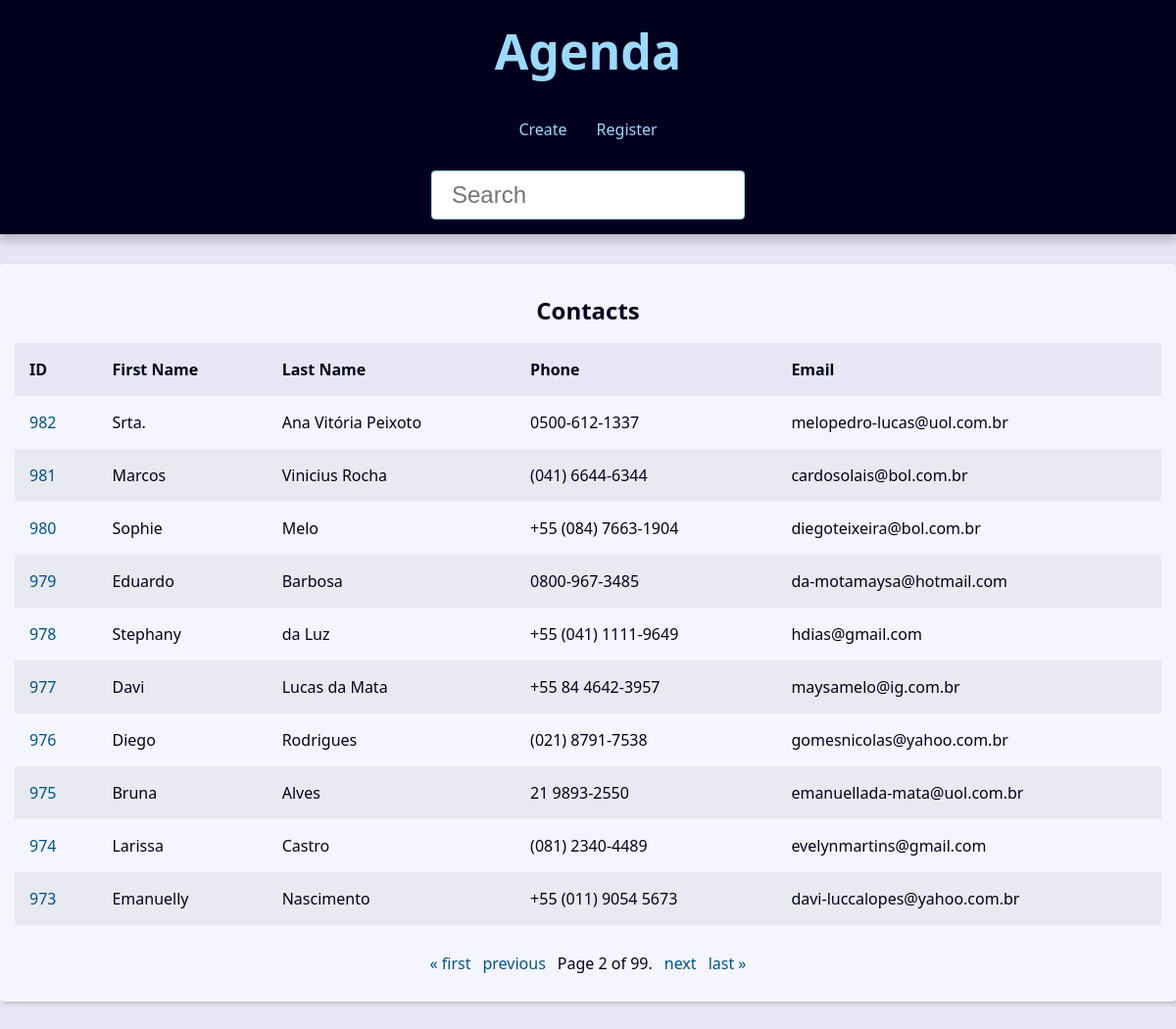
The page /?page=2&q= on the database its author committed.
### contact/models.py (models this page shows, shortened)
class contact(models.Model):
    first_name = models.CharField(max_length=20)
    last_name = models.CharField(max_length=20)
    phone = models.CharField(max_length=15,verbose_name='Telefone')
    email = models.EmailField(max_length=254, blank=True)
    created_date = models.DateTimeField(default=timezone.now)
    description = models.TextField(blank=True)
    show = models.BooleanField(default=True)
    picture = models.ImageField(blank=True, upload_to='pictures/%Y/%m/')
    category = models.ForeignKey(Category, on_delete=models.SET_NULL,blank=True, null=True)
    owner = models.ForeignKey(User, on_delete=models.SET_NULL,blank=True, null=True)

### contact/views/contact_views.py (the view)
# urls.py: path('', views.index, name='index'),
def index(request):
    contacts = contact.objects.filter(show=True).order_by('-id')
    paginator = Paginator(contacts,10)
    page_number = request.GET.get("page")
    page_obj = paginator.get_page(page_number)
    context = {
        'page_obj' : page_obj,
        'site_nome' : 'Contatos - '
    }
    return render(request,
                'contact/index.html',
                context,
                )

### contact/templates/contact/index.html (shortened to what this page needs)
{% extends "base.html" %}
{% block content %}
{% if page_obj %}
    <div class="responsive-table">
            <table class="contacts-table">
                <caption class="table-caption">
                    Contacts
                </caption>
                <thead>
                    <tr class="table-row table-row-header">
                        <th class="table-header">ID</th>
                        <th class="table-header">First Name</th>
                        <th class="table-header">Last Name</th>
                        <th class="table-header">Phone</th>
                        <th class="table-header">Email</th>
                    </tr>
                </thead>
                <tbody>
                    {% for contact in page_obj %}
                        <tr class="table-row">
                            <td class="table-cel">
                            <a href="{% url 'contact:contatos' contact.id %}" class="table-link">
                                {{contact.id}}
                            </a>
                            </td>
                            <td class="table-cel">
                                {{contact.first_name}}
                            </td>
                            <td class="table-cel">
                                {{contact.last_name}}
                            </td>
                            <td class="table-cel">
                                {{contact.phone}}
                            </td>
                            <td class="table-cel">
                                {{contact.email}}
                            </td>
                        </tr>
                    {% endfor %}
                </tbody>
            </table>
        </div>
{% else %}
<div class="sigle-contact">
    <h1 class="single-contact-name">
        Nenhum contato encontrado!
    </h1>
</div>
{% endif %}
{% endblock content %}

### base/static/global/css/style.css (style rules this page uses)
:root { --spacing: 1.5rem; --link-dark-color: rgb(0, 83, 134); --link-light-color: rgb(156, 217, 255); --clr-white: rgb(245, 245, 255); --clr-black: rgb(0, 0, 30); --clr-light-gray: rgb(230, 230, 245); --clr-dark-shadow-5: rgba(0, 0, 10, 5%); --clr-dark-shadow-10: rgba(0, 0, 10, 10%); --clr-dark-shadow-20: rgba(0, 0, 10, 20%); --clr-light-shadow-5: rgba(200, 200, 255, 5%); --clr-light-shadow-10: rgba(200, 200, 255, 10%); --clr-light-shadow-20: rgba(200, 200, 255, 20%); --main-page-width: 120rem; --table-min-width: 60rem; --biggest-font-size: 5rem; --bigger-font-size: 4rem; --big-font-size: 3.2rem; --medium-font-size: 2.4rem; --small-font-size: 1.6rem; --smaller-font-size: 1.4rem; --smallest-font-size: 1.2rem; --transition-fast: 300ms; --transition-medium: 600ms; --transition-slow: 1s; --default-border-radius: 4px; }
*, *::before, *::after { margin: 0; padding: 0; box-sizing: border-box; }
html { font-size: 62.5%; }
body { font-family: system-ui, -apple-system, BlinkMacSystemFont, 'Segoe UI', Roboto, Oxygen, Ubuntu, Cantarell, 'Open Sans', 'Helvetica Neue', sans-serif; line-height: 1.5; font-size: var(--small-font-size); color: var(--clr-black); -webkit-font-smoothing: antialiased; background: var(--clr-light-gray); }
.responsive-table { width: 100%; overflow-x: auto; }
.contacts-table { width: 100%; min-width: var(--table-min-width); border-collapse: collapse; }
.table-caption { font-size: var(--medium-font-size); font-weight: bold; padding: var(--spacing); }
.table-row { text-align: left; text-overflow: ellipsis; transition: background-color var(--transition-fast) ease-in-out; }
.table-row:nth-of-type(2n) { background: var(--clr-dark-shadow-5); }
.table-row-header { background: var(--clr-light-gray); color: var(--clr-black); }
.table-cel, .table-header { padding: var(--spacing); }
.table-link { color: var(--link-dark-color); transition: color var(--transition-fast) ease-in-out; text-decoration: none; }

### rows shown on the page
contact: id "982", first_name "Srta.", last_name "Ana Vitória Peixoto", phone "0500-612-1337", email "melopedro-lucas@uol.com.br"
contact: id "981", first_name "Marcos", last_name "Vinicius Rocha", phone "(041) 6644-6344", email "cardosolais@bol.com.br"
contact: id "980", first_name "Sophie", last_name "Melo", phone "+55 (084) 7663-1904", email "diegoteixeira@bol.com.br"
contact: id "979", first_name "Eduardo", last_name "Barbosa", phone "0800-967-3485", email "da-motamaysa@hotmail.com"
contact: id "978", first_name "Stephany", last_name "da Luz", phone "+55 (041) 1111-9649", email "hdias@gmail.com"
contact: id "977", first_name "Davi", last_name "Lucas da Mata", phone "+55 84 4642-3957", email "maysamelo@ig.com.br"
contact: id "976", first_name "Diego", last_name "Rodrigues", phone "(021) 8791-7538", email "gomesnicolas@yahoo.com.br"
contact: id "975", first_name "Bruna", last_name "Alves", phone "21 9893-2550", email "emanuellada-mata@uol.com.br"
contact: id "974", first_name "Larissa", last_name "Castro", phone "(081) 2340-4489", email "evelynmartins@gmail.com"
contact: id "973", first_name "Emanuelly", last_name "Nascimento", phone "+55 (011) 9054 5673", email "davi-luccalopes@yahoo.com.br"

### other values the page prints
{{ page_obj.number }} "2"
{{ page_obj.paginator.num_pages }} "99"
